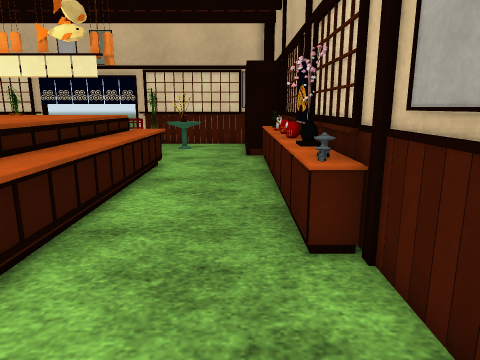
View 1 (above)

16 first-person views from a walk through a scene from a Unity 3-D project. The camera is 1.2 m above the floor, tilts 12° down and sees 70° across. Doors are open. The floor is counted in squares, 0.5 m on a side. Each view is taken from the middle of a square. On the plan, view 1 faces up. The plan holds only what a view shows up to about 20 squares ahead; the rest is blank. The place goes on beyond the plan. Flat ground stands in for the terrain. The player character is not drawn. Some animated figures are left out. Surface patterns are stand-ins for the level's own textures.

View 2
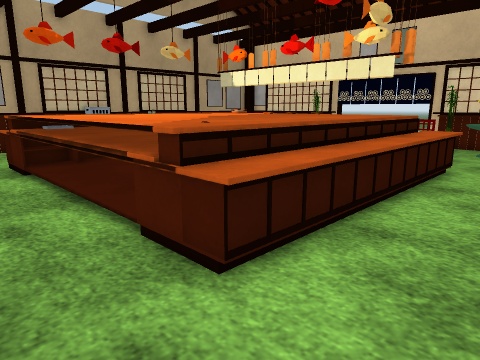

View 3
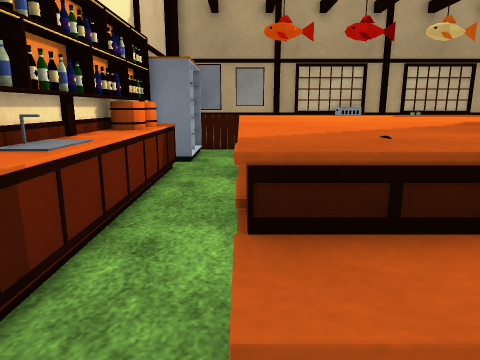

View 4
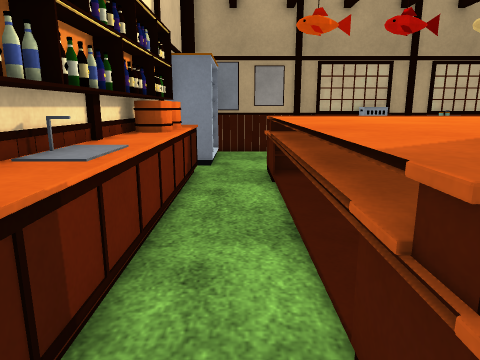

View 5
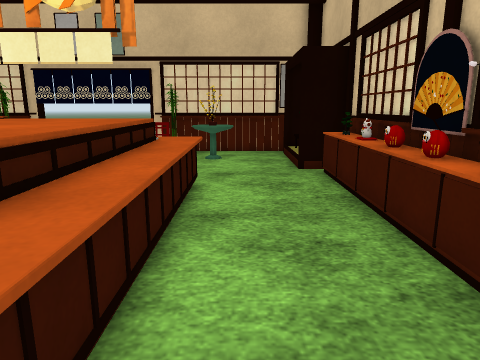

View 6
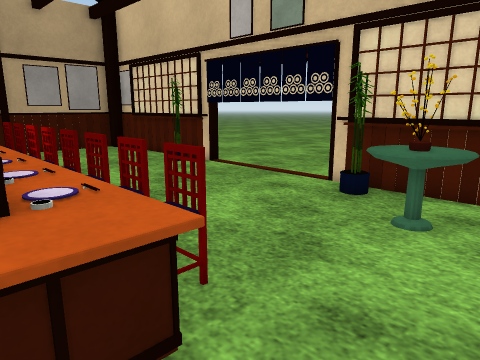

View 7
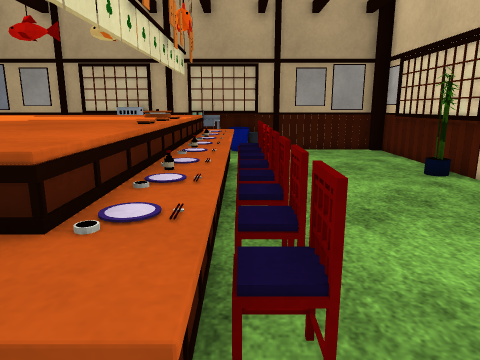

View 8
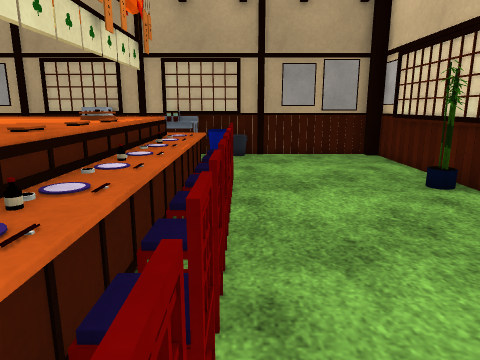

View 9
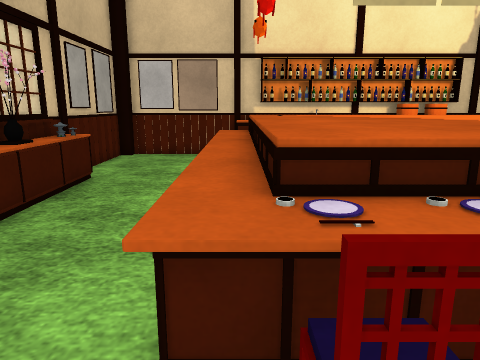

View 10
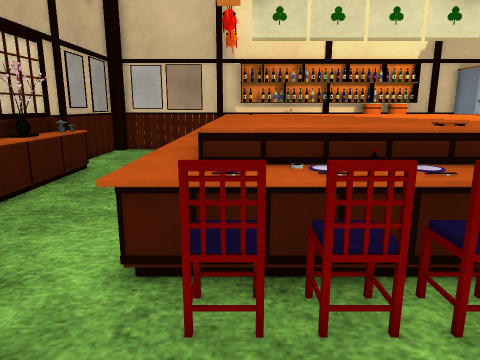

View 11
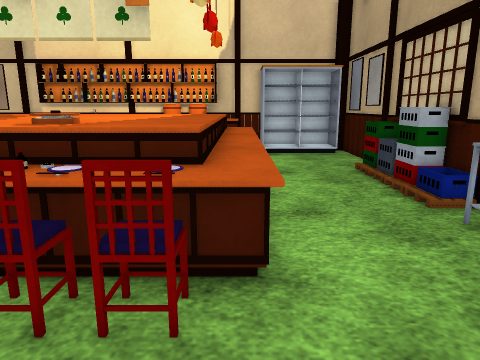

View 12
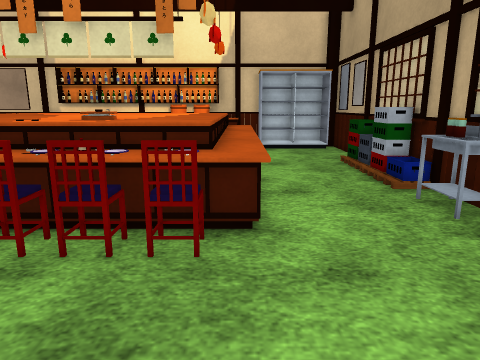

View 13
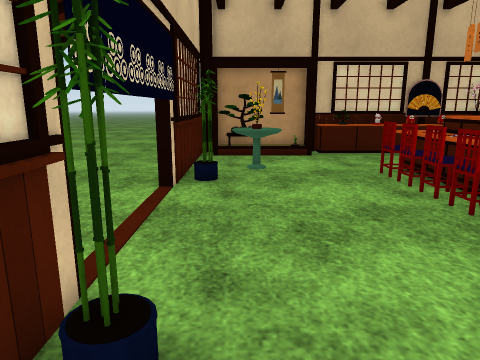

View 14
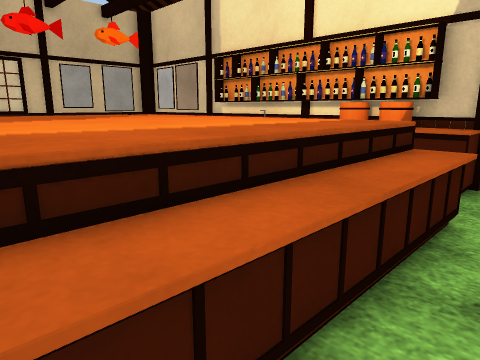

View 15
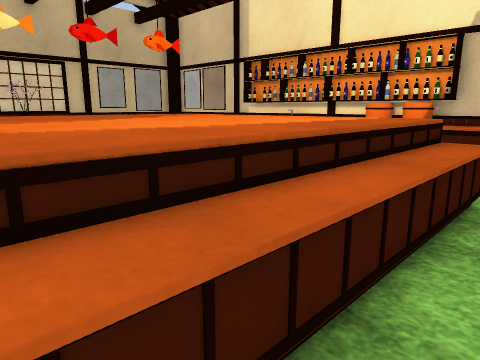

View 16
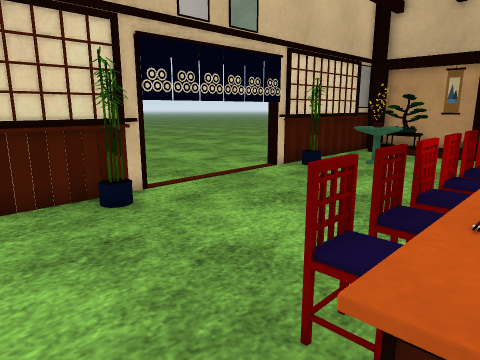

### Floor plan
Key: @ floor where view 1 was taken; # wall or solid block; . floor; / step, stairs or slope; D open door; = window, fence, low wall or low ledge; ^ raised ledge; O other object.
Columns run from 22 left of view 1 to 2 right of it. Each row starts with its distance up from view 1.
 23 OO#######DDDDDDD########O
 22 #.......O........O....###
 21 #......................##
 20 #......................##
 19 #...................... #
 18 #...................... #
 17 #......................^#
 16 # .....OOOOOOOO.OO.....^#
 15 #^....^^^^^^^^^^^^^....^#
 14 #O....^^^O^^^^^O^^^^...^#
 13 #O....^^==^^##^^=^^^...^#
 12 #O....^^^^^^^^^^^^^^...^#
 11 #/....^^^^^^^^^^^^^^...^#
 10 #O....^^^^^^^^^^^O^^...^#
  9 #O....^^^^^^^^^^^^^^...^#
  8 #O....^^^^^^^^^^^O^^...##
  7 # ....^^^^^^^^^^^^^^...^#
  6 ##....^^^^^^^^^^^^^^...O#
  5 ##....^^^^^^^^^^^^^^...=#
  4 #.....^^^^^^^^^^^O^^....#
  3 #.....^^^^^^^^^^^^^^....#
  2 #.......................#
  1 #DDDD#.    ..   ........#
  0 ######^^###^^^##^^^...@.#
 -1 O#######################O

Where each view was taken, in squares from view 1:
view 1: 0 up, 0 right, facing up
view 2: 0 up, 0 right, facing up-left
view 3: 3 up, 2 left, facing left
view 4: 2 up, 3 left, facing left
view 5: 4 up, 2 left, facing up
view 6: 13 up, 1 left, facing up-left
view 7: 15 up, 2 left, facing left
view 8: 16 up, 4 left, facing left
view 9: 17 up, 4 left, facing down
view 10: 19 up, 5 left, facing down
view 11: 19 up, 16 left, facing down
view 12: 21 up, 16 left, facing down
view 13: 21 up, 17 left, facing right
view 14: 11 up, 18 left, facing down-right
view 15: 13 up, 18 left, facing down-right
view 16: 14 up, 18 left, facing up-right
